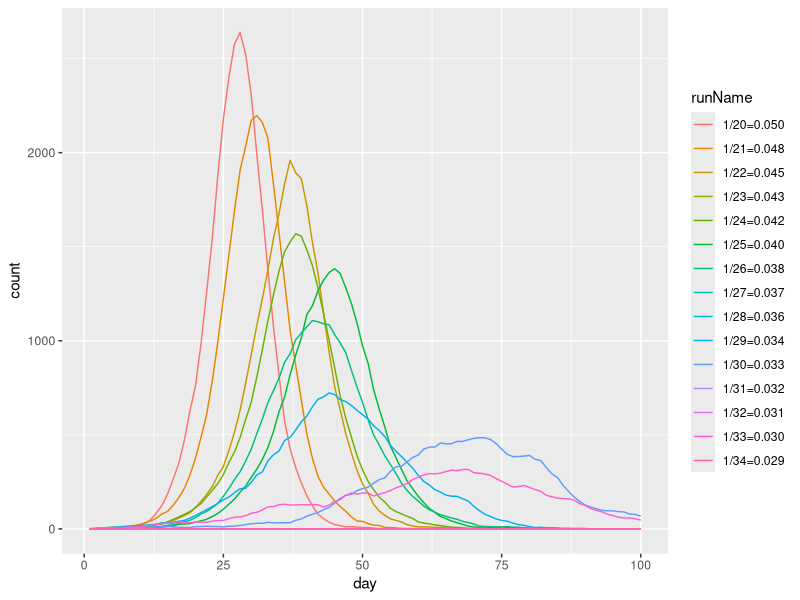

Generate this figure with R:
## ---- chunk 1
  knitr::opts_chunk$set(echo = TRUE, message = FALSE, comment = NA, include = TRUE)
## ---- chunk 2
rm(list = ls()) #clean out the cruft

set.seed(43614)
runModel1 = function(runName = runName,
                     nPop = nPop,
                     nDays = nDays,
                     print = PRINT,
                     probInfectPerContact = probInfectPerContact) {
  dayState = c('i', rep('s', nPop - 1))
  infectionDay = c(1, rep(NA, nPop - 1))
  
  meanDaysInfectious = 3
  meanContactsPerDay = 10
  
  #dataM = matrix(nrow = nDays, ncol = 3)
  colNames = c('runName', 'day', 's', 'i', 'r', 'probInfectPerContact')
  df = data.frame(matrix(nrow = 0, ncol=length(colNames)))
  colnames(df) = colNames
  nextDayState = dayState
  for (d in 1:nDays) {
    df[d,] = rep(NA,length(colNames)) #setup data, will cause errors if I miss something
    df[d,]$runName = runName
    df[d,]$s=  length(subset(dayState, dayState == 's'))
    df[d,]$i = length(subset(dayState, dayState == 'i'))
    df[d,]$r = length(subset(dayState, dayState == 'r'))
    df[d,]$day = d
    df[d,]$probInfectPerContact = probInfectPerContact
    #dataM[d,] = c(susceptible, infectious, resolved)
    if (print) {
      cat(
        sprintf(
          "Day=%d, susceptible=%d, infected=%d, resolved=%d\n",
           df[d,]$day, df[d,]$s, df[d,]$i, df[d,]$r))
    }
    for (per in 1:nPop) {
      #end infectious period
      if (dayState[per] == 'i') {
        if (d - infectionDay[per]  > meanDaysInfectious) {
          nextDayState[per] = 'r'
        }
      }
    }
    for (per in 1:nPop) {
      if (dayState[per] == 'i') {
        for (otherPer in sample(1:nPop, meanContactsPerDay)) {
          if (dayState[otherPer] == 's' &&
              rbinom(1, 1, probInfectPerContact) == 1) {
            nextDayState[otherPer] = 'i'
            infectionDay[otherPer] = d
          }
        }
      }
    }
    dayState = nextDayState
  }
  return(df)
}

dataM = runModel1(runName = "1/30", nPop = 1e+04, nDays = 100, print = TRUE, probInfectPerContact = 1/30)

## ---- chunk 3
library(tidyverse)
library(ggplot2)

df = data.frame()
for (i in 20:34) {
  df2 = runModel1(runName = sprintf("1/%d=%.3f", i, 1/i), nPop = 1e+04, 
                    nDays = 100, print = FALSE, probInfectPerContact = 1/i)  
  df = rbind(df,df2)
}

dfLong = gather(df, key = sir, value = count, c(s, i, r))

plot = ggplot(data = dfLong[dfLong$sir == 'i',], 
              aes(x = day, y = count, group = runName, color = runName)) +
  geom_line()


print(plot)
